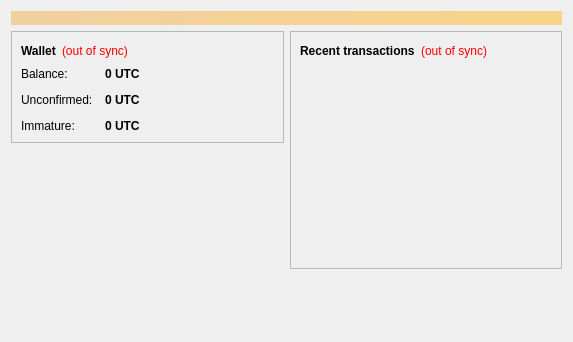
<?xml version="1.0" encoding="UTF-8"?>
<ui version="4.0">
 <class>OverviewPage</class>
 <widget class="QWidget" name="OverviewPage">
  <property name="geometry">
   <rect>
    <x>0</x>
    <y>0</y>
    <width>573</width>
    <height>342</height>
   </rect>
  </property>
  <property name="windowTitle">
   <string>Form</string>
  </property>
  <layout class="QVBoxLayout" name="topLayout">
   <item>
    <widget class="QLabel" name="labelAlerts">
     <property name="visible">
      <bool>false</bool>
     </property>
     <property name="styleSheet">
      <string notr="true">background-color: qlineargradient(x1: 0, y1: 0, x2: 1, y2: 0, stop:0 #F0D0A0, stop:1 #F8D488); color:#000000;</string>
     </property>
     <property name="wordWrap">
      <bool>true</bool>
     </property>
     <property name="margin">
      <number>3</number>
     </property>
    </widget>
   </item>
   <item>
    <layout class="QHBoxLayout" name="horizontalLayout" stretch="1,1">
     <item>
      <layout class="QVBoxLayout" name="verticalLayout_2">
       <item>
        <widget class="QFrame" name="frame">
         <property name="frameShape">
          <enum>QFrame::StyledPanel</enum>
         </property>
         <property name="frameShadow">
          <enum>QFrame::Raised</enum>
         </property>
         <layout class="QVBoxLayout" name="verticalLayout_4">
          <item>
           <layout class="QHBoxLayout" name="horizontalLayout_4">
            <item>
             <widget class="QLabel" name="label_5">
              <property name="font">
               <font>
                <weight>75</weight>
                <bold>true</bold>
               </font>
              </property>
              <property name="text">
               <string>Wallet</string>
              </property>
             </widget>
            </item>
            <item>
             <widget class="QLabel" name="labelWalletStatus">
              <property name="toolTip">
               <string>The displayed information may be out of date. Your wallet automatically synchronizes with the UtaCoin network after a connection is established, but this process has not completed yet.</string>
              </property>
              <property name="styleSheet">
               <string notr="true">QLabel { color: red; }</string>
              </property>
              <property name="text">
               <string notr="true">(out of sync)</string>
              </property>
              <property name="alignment">
               <set>Qt::AlignLeading|Qt::AlignLeft|Qt::AlignVCenter</set>
              </property>
             </widget>
            </item>
            <item>
             <spacer name="horizontalSpacer_2">
              <property name="orientation">
               <enum>Qt::Horizontal</enum>
              </property>
              <property name="sizeHint" stdset="0">
               <size>
                <width>40</width>
                <height>20</height>
               </size>
              </property>
             </spacer>
            </item>
           </layout>
          </item>
          <item>
           <layout class="QFormLayout" name="formLayout_2">
            <property name="fieldGrowthPolicy">
             <enum>QFormLayout::AllNonFixedFieldsGrow</enum>
            </property>
            <property name="horizontalSpacing">
             <number>12</number>
            </property>
            <property name="verticalSpacing">
             <number>12</number>
            </property>
            <item row="0" column="0">
             <widget class="QLabel" name="label">
              <property name="text">
               <string>Balance:</string>
              </property>
             </widget>
            </item>
            <item row="0" column="1">
             <widget class="QLabel" name="labelBalance">
              <property name="font">
               <font>
                <weight>75</weight>
                <bold>true</bold>
               </font>
              </property>
              <property name="cursor">
               <cursorShape>IBeamCursor</cursorShape>
              </property>
              <property name="toolTip">
               <string>Your current balance</string>
              </property>
              <property name="text">
               <string notr="true">0 UTC</string>
              </property>
              <property name="textInteractionFlags">
               <set>Qt::LinksAccessibleByMouse|Qt::TextSelectableByKeyboard|Qt::TextSelectableByMouse</set>
              </property>
             </widget>
            </item>
            <item row="1" column="0">
             <widget class="QLabel" name="label_3">
              <property name="text">
               <string>Unconfirmed:</string>
              </property>
             </widget>
            </item>
            <item row="1" column="1">
             <widget class="QLabel" name="labelUnconfirmed">
              <property name="font">
               <font>
                <weight>75</weight>
                <bold>true</bold>
               </font>
              </property>
              <property name="cursor">
               <cursorShape>IBeamCursor</cursorShape>
              </property>
              <property name="toolTip">
               <string>Total of transactions that have yet to be confirmed, and do not yet count toward the current balance</string>
              </property>
              <property name="text">
               <string notr="true">0 UTC</string>
              </property>
              <property name="textInteractionFlags">
               <set>Qt::LinksAccessibleByMouse|Qt::TextSelectableByKeyboard|Qt::TextSelectableByMouse</set>
              </property>
             </widget>
            </item>
            <item row="2" column="0">
             <widget class="QLabel" name="labelImmatureText">
              <property name="text">
               <string>Immature:</string>
              </property>
             </widget>
            </item>
            <item row="2" column="1">
             <widget class="QLabel" name="labelImmature">
              <property name="font">
               <font>
                <weight>75</weight>
                <bold>true</bold>
               </font>
              </property>
              <property name="toolTip">
               <string>Mined balance that has not yet matured</string>
              </property>
              <property name="text">
               <string notr="true">0 UTC</string>
              </property>
              <property name="textInteractionFlags">
               <set>Qt::LinksAccessibleByMouse|Qt::TextSelectableByKeyboard|Qt::TextSelectableByMouse</set>
              </property>
             </widget>
            </item>
           </layout>
          </item>
         </layout>
        </widget>
       </item>
       <item>
        <spacer name="verticalSpacer">
         <property name="orientation">
          <enum>Qt::Vertical</enum>
         </property>
         <property name="sizeHint" stdset="0">
          <size>
           <width>20</width>
           <height>40</height>
          </size>
         </property>
        </spacer>
       </item>
      </layout>
     </item>
     <item>
      <layout class="QVBoxLayout" name="verticalLayout_3">
       <item>
        <widget class="QFrame" name="frame_2">
         <property name="frameShape">
          <enum>QFrame::StyledPanel</enum>
         </property>
         <property name="frameShadow">
          <enum>QFrame::Raised</enum>
         </property>
         <layout class="QVBoxLayout" name="verticalLayout">
          <item>
           <layout class="QHBoxLayout" name="horizontalLayout_2">
            <item>
             <widget class="QLabel" name="label_4">
              <property name="text">
               <string>&lt;b&gt;Recent transactions&lt;/b&gt;</string>
              </property>
             </widget>
            </item>
            <item>
             <widget class="QLabel" name="labelTransactionsStatus">
              <property name="toolTip">
               <string>The displayed information may be out of date. Your wallet automatically synchronizes with the UtaCoin network after a connection is established, but this process has not completed yet.</string>
              </property>
              <property name="styleSheet">
               <string notr="true">QLabel { color: red; }</string>
              </property>
              <property name="text">
               <string notr="true">(out of sync)</string>
              </property>
              <property name="alignment">
               <set>Qt::AlignRight|Qt::AlignTrailing|Qt::AlignVCenter</set>
              </property>
             </widget>
            </item>
            <item>
             <spacer name="horizontalSpacer">
              <property name="orientation">
               <enum>Qt::Horizontal</enum>
              </property>
              <property name="sizeHint" stdset="0">
               <size>
                <width>40</width>
                <height>20</height>
               </size>
              </property>
             </spacer>
            </item>
           </layout>
          </item>
          <item>
           <widget class="QListView" name="listTransactions">
            <property name="styleSheet">
             <string notr="true">QListView { background: transparent; }</string>
            </property>
            <property name="frameShape">
             <enum>QFrame::NoFrame</enum>
            </property>
            <property name="verticalScrollBarPolicy">
             <enum>Qt::ScrollBarAlwaysOff</enum>
            </property>
            <property name="horizontalScrollBarPolicy">
             <enum>Qt::ScrollBarAlwaysOff</enum>
            </property>
            <property name="selectionMode">
             <enum>QAbstractItemView::NoSelection</enum>
            </property>
           </widget>
          </item>
         </layout>
        </widget>
       </item>
       <item>
        <spacer name="verticalSpacer_2">
         <property name="orientation">
          <enum>Qt::Vertical</enum>
         </property>
         <property name="sizeHint" stdset="0">
          <size>
           <width>20</width>
           <height>40</height>
          </size>
         </property>
        </spacer>
       </item>
      </layout>
     </item>
    </layout>
   </item>
  </layout>
 </widget>
 <resources/>
 <connections/>
</ui>
